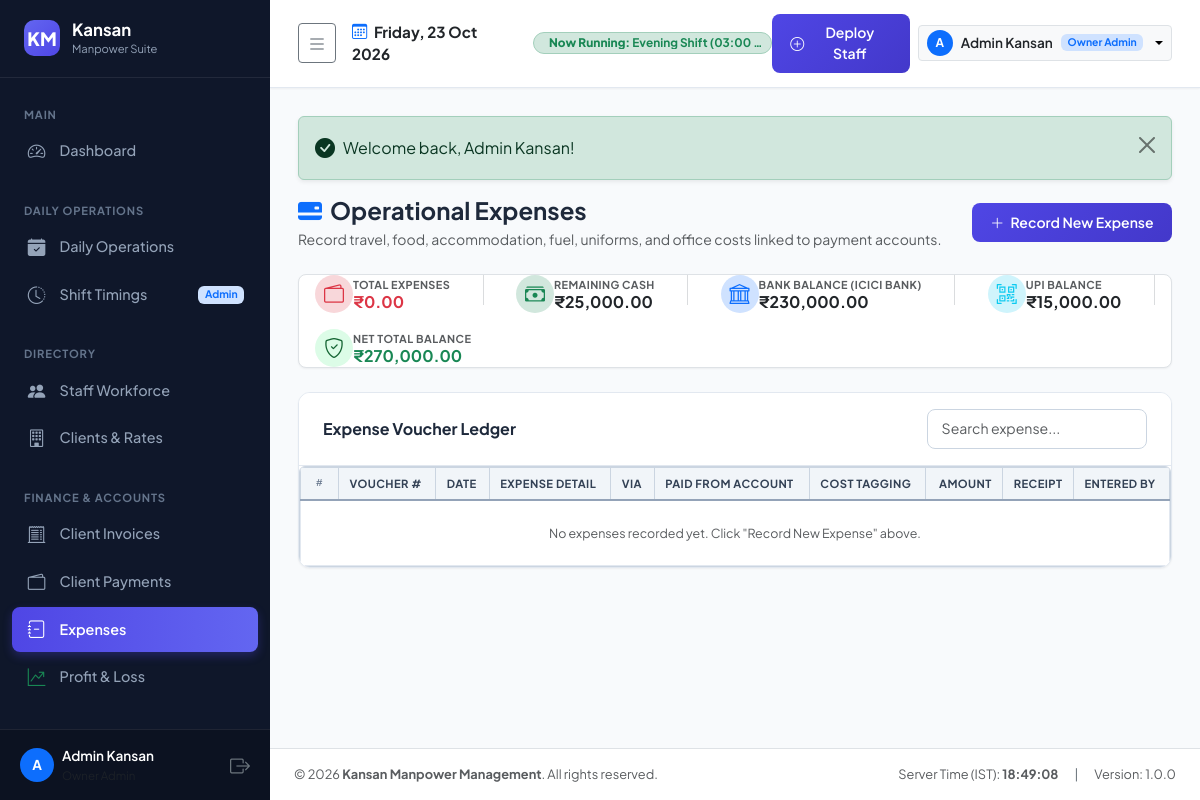
The app's page /modules/expenses/index.php (signed in) with its own data.
### tables this page shows
CREATE TABLE shifts (
    id INT PRIMARY KEY AUTO_INCREMENT,
    shift_code VARCHAR(20) NOT NULL UNIQUE,
    shift_name VARCHAR(100) NOT NULL,
    start_time TIME NOT NULL,
    end_time TIME NOT NULL,
    is_overnight TINYINT(1) NOT NULL DEFAULT 0,
    duration_hours DECIMAL(4,2) NOT NULL DEFAULT 8.00,
    description VARCHAR(255) NULL,
    status ENUM('active', 'inactive') NOT NULL DEFAULT 'active',
    created_at DATETIME DEFAULT CURRENT_TIMESTAMP,
    updated_at DATETIME DEFAULT CURRENT_TIMESTAMP ON UPDATE CURRENT_TIMESTAMP
);

CREATE TABLE financial_accounts (
    id INT PRIMARY KEY AUTO_INCREMENT,
    account_code VARCHAR(20) NOT NULL UNIQUE,
    account_name VARCHAR(100) NOT NULL,
    account_type ENUM('cash', 'bank', 'upi') NOT NULL,
    bank_name VARCHAR(100) NULL,
    account_number VARCHAR(50) NULL,
    ifsc_code VARCHAR(20) NULL,
    opening_balance DECIMAL(14,2) NOT NULL DEFAULT 0.00,
    current_balance DECIMAL(14,2) NOT NULL DEFAULT 0.00,
    status ENUM('active', 'inactive') NOT NULL DEFAULT 'active',
    created_at DATETIME DEFAULT CURRENT_TIMESTAMP,
    updated_at DATETIME DEFAULT CURRENT_TIMESTAMP ON UPDATE CURRENT_TIMESTAMP
);

### core/Auth.php (called while the page is built, shortened)
<?php
class Auth {
    public static function check(): bool {
        return !empty($_SESSION['user_id']);
    }
    public static function user(): ?array {
        return [
            'id' => $_SESSION['user_id'],
            'username' => $_SESSION['username'],
            'full_name' => $_SESSION['full_name'],
            'role' => $_SESSION['role'],
            'staff_id' => $_SESSION['staff_id'] ?? null,
            'email' => $_SESSION['email'] ?? '',
        ];
    }
    public static function role(): string {
        return $_SESSION['role'] ?? '';
    }
    public static function isManager(): bool {
        return in_array(self::role(), ['owner_admin', 'manager'], true);
    }
}

### core/Helper.php (called while the page is built, shortened)
<?php
class Helper {
    public static function formatCurrency(float|int|string|null $amount): string {
        $val = (float)($amount ?? 0);
        return '₹' . number_format($val, 2);
    }
    public static function getFlash(): ?array {
        if (isset($_SESSION['flash'])) {
            $flash = $_SESSION['flash'];
            return $flash;
        }
        return null;
    }
    public static function hasFlash(): bool {
        return isset($_SESSION['flash']);
    }
}

### modules/expenses/index.php (the view, shortened to what this page needs)
<?php
$db = DB::getConnection();
$query = "
    SELECT e.*, ec.category_name, fa.account_name, fa.account_type,
           c.company_name, s.site_name, stf.full_name as staff_name, u.full_name as created_by_name
    FROM expenses e
    LEFT JOIN expense_categories ec ON e.category_id = ec.id
    JOIN financial_accounts fa ON e.account_id = fa.id
    LEFT JOIN clients c ON e.client_id = c.id
    LEFT JOIN sites s ON e.site_id = s.id
    LEFT JOIN staff stf ON e.staff_id = stf.id
    LEFT JOIN users u ON e.created_by = u.id
    ORDER BY e.expense_date DESC, e.id DESC
";
$expenses = $db->query($query)->fetchAll();
$accounts = $db->query("SELECT id, account_name, account_type, bank_name, current_balance FROM financial_accounts WHERE status = 'active' ORDER BY id ASC")->fetchAll();
$totalExpenses = array_sum(array_column($expenses, 'amount'));
$cashBalance = 0.00;
$bankBalance = 0.00;
$upiBalance = 0.00;
$totalAvailableBalance = 0.00;
$primaryBankName = 'HDFC Bank';
foreach ($accounts as $acc) {
    $bal = (float)$acc['current_balance'];
    $totalAvailableBalance += $bal;
    if ($acc['account_type'] === 'cash') {
        $cashBalance += $bal;
    } elseif ($acc['account_type'] === 'bank') {
        $bankBalance += $bal;
        if (!empty($acc['bank_name'])) $primaryBankName = $acc['bank_name'];
    } elseif ($acc['account_type'] === 'upi') {
        $upiBalance += $bal;
    }
}
require_once ROOT_PATH . '/templates/header.php';
require_once ROOT_PATH . '/templates/sidebar.php';
require_once ROOT_PATH . '/templates/navbar.php';
?>
<div class="d-flex align-items-center justify-content-between flex-wrap gap-2 mb-4">
    <div>
        <h4 class="fw-bold mb-1"><i class="bi bi-credit-card-2-back-fill text-primary me-2"></i>Operational Expenses</h4>
        <p class="text-muted small mb-0">Record travel, food, accommodation, fuel, uniforms, and office costs linked to payment accounts.</p>
    </div>
    <div>
        <button type="button" class="btn btn-primary btn-sm" onclick="openExpenseModal()">
            <i class="bi bi-plus-lg me-1"></i> Record New Expense
        </button>
    </div>
</div>
<div class="custom-card p-2.5 px-3 mb-4 shadow-2xs border bg-white rounded-3">
    <div class="d-flex align-items-center justify-content-between flex-wrap gap-3">
        <div class="d-flex align-items-center gap-2.5">
            <div class="rounded-circle p-2 bg-danger-subtle text-danger d-flex align-items-center justify-content-center" style="width: 38px; height: 38px; flex-shrink: 0;">
                <i class="bi bi-wallet2 fs-5"></i>
            </div>
            <div>
                <div class="text-muted text-uppercase fw-bold" style="font-size: 0.68rem; letter-spacing: 0.4px;">Total Expenses</div>
                <div class="fw-bold text-danger fs-6 lh-1 mt-0.5"><?= Helper::formatCurrency($totalExpenses) ?></div>
            </div>
        </div>
        <div class="d-flex align-items-center gap-2.5">
            <div class="rounded-circle p-2 bg-success-subtle text-success d-flex align-items-center justify-content-center" style="width: 38px; height: 38px; flex-shrink: 0;">
                <i class="bi bi-cash-stack fs-5"></i>
            </div>
            <div>
                <div class="text-muted text-uppercase fw-bold" style="font-size: 0.68rem; letter-spacing: 0.4px;">Remaining Cash</div>
                <div class="fw-bold text-dark fs-6 lh-1 mt-0.5"><?= Helper::formatCurrency($cashBalance) ?></div>
            </div>
        </div>
        <div class="d-flex align-items-center gap-2.5">
            <div class="rounded-circle p-2 bg-primary-subtle text-primary d-flex align-items-center justify-content-center" style="width: 38px; height: 38px; flex-shrink: 0;">
                <i class="bi bi-bank fs-5"></i>
            </div>
            <div>
                <div class="text-muted text-uppercase fw-bold" style="font-size: 0.68rem; letter-spacing: 0.4px;">Bank Balance (<?= htmlspecialchars($primaryBankName) ?>)</div>
                <div class="fw-bold text-dark fs-6 lh-1 mt-0.5"><?= Helper::formatCurrency($bankBalance) ?></div>
            </div>
        </div>
        <?php if ($upiBalance > 0): ?>
        <div class="d-flex align-items-center gap-2.5">
            <div class="rounded-circle p-2 bg-info-subtle text-info d-flex align-items-center justify-content-center" style="width: 38px; height: 38px; flex-shrink: 0;">
                <i class="bi bi-qr-code-scan fs-5"></i>
            </div>
            <div>
                <div class="text-muted text-uppercase fw-bold" style="font-size: 0.68rem; letter-spacing: 0.4px;">UPI Balance</div>
                <div class="fw-bold text-dark fs-6 lh-1 mt-0.5"><?= Helper::formatCurrency($upiBalance) ?></div>
            </div>
        </div>
        <?php endif; ?>
        <div class="d-flex align-items-center gap-2.5">
            <div class="rounded-circle p-2 d-flex align-items-center justify-content-center" style="width: 38px; height: 38px; flex-shrink: 0; background-color: #dcfce7; color: #166534;">
                <i class="bi bi-shield-check fs-5"></i>
            </div>
            <div>
                <div class="text-muted text-uppercase fw-bold" style="font-size: 0.68rem; letter-spacing: 0.5px;">Net Total Balance</div>
                <div class="fw-bold text-success fs-6 lh-1 mt-0.5"><?= Helper::formatCurrency($totalAvailableBalance) ?></div>
            </div>
        </div>
    </div>
</div>
<div class="custom-card">
    <div class="custom-card-header">
        <h6 class="fw-bold mb-0">Expense Voucher Ledger</h6>
        <input type="text" class="form-control form-control-sm" placeholder="Search expense..." data-table-search="#expensesTable" style="width: 220px;">
    </div>
    <div class="table-responsive">
        <table class="table table-custom align-middle" id="expensesTable">
            <thead>
                <tr>
                    <th class="col-row-num text-center">#</th>
                    <th>Voucher #</th>
                    <th>Date</th>
                    <th>Expense Detail</th>
                    <th>Via</th>
                    <th>Paid From Account</th>
                    <th>Cost Tagging</th>
                    <th class="text-end">Amount</th>
                    <th class="text-center" style="width: 60px;">Receipt</th>
                    <th>Entered By</th>
                </tr>
            </thead>
            <tbody>
                <?php if (empty($expenses)): ?>
                    <tr><td colspan="10" class="text-center py-4 text-muted">No expenses recorded yet. Click "Record New Expense" above.</td></tr>
                <?php endif; ?>
            </tbody>
        </table>
    </div>
</div>
<?php require_once ROOT_PATH . '/templates/footer.php'; ?>

### templates/navbar.php (shortened to what this page needs)
<?php
$user = Auth::user();
$currentTime = date('H:i:s');
$db = DB::getConnection();
$activeShiftStmt = $db->query("SELECT * FROM shifts WHERE status = 'active' ORDER BY start_time ASC");
$allShifts = $activeShiftStmt->fetchAll();
$currentRunningShift = null;
foreach ($allShifts as $sh) {
    if (!$sh['is_overnight']) {
        if ($currentTime >= $sh['start_time'] && $currentTime <= $sh['end_time']) {
            $currentRunningShift = $sh;
            break;
        }
    } else {
        if ($currentTime >= $sh['start_time'] || $currentTime <= $sh['end_time']) {
            $currentRunningShift = $sh;
            break;
        }
    }
}
?>
<div class="app-main">
    <header class="app-topbar">
        <div class="d-flex align-items-center gap-3">
            <button class="btn btn-sm btn-outline-secondary" id="sidebarToggle" type="button" title="Toggle Sidebar (Collapse / Expand)">
                <i class="bi bi-list fs-5"></i>
            </button>
            <div class="d-none d-sm-block">
                <div class="fw-bold text-dark" style="font-size: 0.95rem;">
                    <i class="bi bi-calendar3 me-1 text-primary"></i> <?= date('l, d M Y') ?>
                </div>
            </div>
            <div class="d-flex align-items-center gap-2 overflow-hidden">
                <?php if ($currentRunningShift): ?>
                    <span class="badge bg-success-subtle text-success border border-success-subtle px-2 py-1.5 rounded-pill d-flex align-items-center gap-1.5 text-truncate" style="font-size: 0.74rem; max-width: 240px;">
                        <span class="text-truncate">
                            <strong class="d-none d-sm-inline">Now Running: </strong><?= htmlspecialchars($currentRunningShift['shift_name']) ?> <span class="d-none d-md-inline">(<?= date('h:i A', strtotime($currentRunningShift['start_time'])) ?> - <?= date('h:i A', strtotime($currentRunningShift['end_time'])) ?>)</span>
                        </span>
                    </span>
                <?php else: ?>
                    <span class="badge bg-secondary-subtle text-secondary px-2 py-1 rounded-pill" style="font-size: 0.75rem;">
                        <i class="bi bi-pause-circle me-1"></i> <span class="d-none d-sm-inline">Shift </span>Transition
                    </span>
                <?php endif; ?>
            </div>
        </div>
        <div class="d-flex align-items-center gap-2">
            <?php if (Auth::isManager()): ?>
                <a href="<?= BASE_URL ?>/modules/mapping/deploy.php" class="btn btn-sm btn-primary d-none d-md-inline-flex align-items-center gap-1">
                    <i class="bi bi-plus-circle"></i> Deploy Staff
                </a>
            <?php endif; ?>
            <div class="dropdown">
                <button class="btn btn-light btn-sm dropdown-toggle border d-flex align-items-center gap-2" type="button" data-bs-toggle="dropdown">
                    <div class="rounded-circle bg-primary text-white d-flex align-items-center justify-content-center fw-bold" style="width: 26px; height: 26px; font-size: 0.75rem;">
                        <?= strtoupper(substr($user['full_name'] ?? 'A', 0, 1)) ?>
                    </div>
                    <span class="fw-semibold text-dark d-none d-md-inline" style="font-size: 0.85rem;"><?= htmlspecialchars($user['full_name'] ?? 'User') ?></span>
                    <span class="badge bg-primary-subtle text-primary" style="font-size: 0.65rem;"><?= ucwords(str_replace('_', ' ', $user['role'] ?? '')) ?></span>
                </button>
            </div>
        </div>
    </header>
    <main class="page-container">
        <?php if (Helper::hasFlash()):
            $flash = Helper::getFlash(); ?>
            <div class="alert alert-<?= htmlspecialchars($flash['type']) ?> alert-dismissible fade show d-flex align-items-center gap-2 shadow-sm" role="alert">
                <i class="bi <?= $flash['type'] === 'success' ? 'bi-check-circle-fill' : ($flash['type'] === 'danger' ? 'bi-exclamation-octagon-fill' : 'bi-info-circle-fill') ?> fs-5"></i>
                <div class="flex-grow-1"><?= htmlspecialchars($flash['message']) ?></div>
                <button type="button" class="btn-close" data-bs-dismiss="alert" aria-label="Close"></button>
            </div>
        <?php endif; ?>

### assets/css/style.css (style rules this page uses)
:root { --primary: #4f46e5; --primary-hover: #4338ca; --primary-light: #eef2ff; --secondary: #64748b; --sidebar-bg: #0f172a; --sidebar-hover: #1e293b; --sidebar-active: #334155; --sidebar-text: #94a3b8; --sidebar-text-active: #ffffff; --topbar-bg: #ffffff; --card-bg: #ffffff; --body-bg: #f8fafc; --text-main: #1e293b; --text-muted: #64748b; --border-color: #e2e8f0; --shadow-sm: 0 1px 2px 0 rgba(0, 0, 0, 0.05); --shadow-md: 0 4px 6px -1px rgba(0, 0, 0, 0.07), 0 2px 4px -2px rgba(0, 0, 0, 0.05); --shadow-lg: 0 10px 15px -3px rgba(0, 0, 0, 0.08), 0 4px 6px -4px rgba(0, 0, 0, 0.04); }
body { font-family: 'Plus Jakarta Sans', -apple-system, BlinkMacSystemFont, "Segoe UI", Roboto, sans-serif; background-color: var(--body-bg); color: var(--text-main); overflow-x: hidden; min-height: 100vh; }
.app-main { flex: 1; display: flex; flex-direction: column; min-width: 0; min-height: 100vh; margin-left: 270px; width: calc(100% - 270px); transition: margin-left 0.3s ease, width 0.3s ease; }
.app-topbar { background-color: var(--topbar-bg); border-bottom: 1px solid var(--border-color); padding: 0.85rem 1.75rem; display: flex; align-items: center; justify-content: space-between; box-shadow: var(--shadow-sm); position: sticky; top: 0; z-index: 1030; }
.page-container { padding: 1.75rem; flex: 1; }
.custom-card { background: #ffffff; border: 1px solid var(--border-color); border-radius: 12px; box-shadow: var(--shadow-sm); margin-bottom: 1.5rem; overflow: hidden; }
.custom-card-header { padding: 1rem 1.5rem; background: #ffffff; border-bottom: 1px solid var(--border-color); display: flex; align-items: center; justify-content: space-between; flex-wrap: wrap; gap: 0.75rem; }
.table-responsive { border: 1px solid #cbd5e1; border-radius: 6px; background: #ffffff; box-shadow: 0 1px 3px rgba(0, 0, 0, 0.04); }
.table-custom { margin-bottom: 0; border-collapse: collapse; width: 100%; font-size: 0.78rem; }
.table-custom thead th { background-color: #f1f5f9; color: #334155; font-weight: 700; font-size: 0.70rem; text-transform: uppercase; letter-spacing: 0.04em; border: 1px solid #cbd5e1; border-bottom: 2px solid #94a3b8; padding: 0.42rem 0.65rem; white-space: nowrap; position: sticky; top: 0; z-index: 5; box-shadow: 0 1px 2px rgba(0, 0, 0, 0.04); }
.table-custom tbody td { padding: 0.38rem 0.65rem; vertical-align: middle; font-size: 0.78rem; border: 1px solid #e2e8f0; line-height: 1.35; background-color: #ffffff; }
.table-custom th.col-row-num, .table-custom td.col-row-num { width: 38px; min-width: 38px; max-width: 45px; text-align: center; background-color: #f1f5f9 !important; color: #64748b; font-weight: 700; font-size: 0.68rem; font-family: var(--font-mono, monospace); user-select: none; border-right: 1px solid #cbd5e1; }
.form-control, .form-select { border-radius: 8px; border: 1px solid #cbd5e1; padding: 0.55rem 0.85rem; font-size: 0.88rem; }
.btn-primary { background: linear-gradient(135deg, #4f46e5, #4338ca); border: none; font-weight: 600; border-radius: 8px; padding: 0.55rem 1.15rem; transition: all 0.2s ease; }

### records on screen
shifts: shift_name "Evening Shift", start_time "03:00…"
financial_accounts: bank_name "ICICI BANK"

### other values on screen
substr($user['full_name'] ?? 'U', 0, 1) "A"
$user['full_name'] "Admin Kansan"
substr($user['full_name'] ?? 'A', 0, 1) "A"
str_replace('_', ' ', $user['role'] ?? '') "Owner Admin"
$flash['message'] "Welcome back, Admin Kansan!"
Helper::formatCurrency($totalExpenses) "₹0.00"
Helper::formatCurrency($cashBalance) "₹25,000.00"
Helper::formatCurrency($bankBalance) "₹230,000.00"
Helper::formatCurrency($upiBalance) "₹15,000.00"
Helper::formatCurrency($totalAvailableBalance) "₹270,000.00"
APP_NAME "Kansan Manpower Management"
APP_VERSION "1.0.0"
